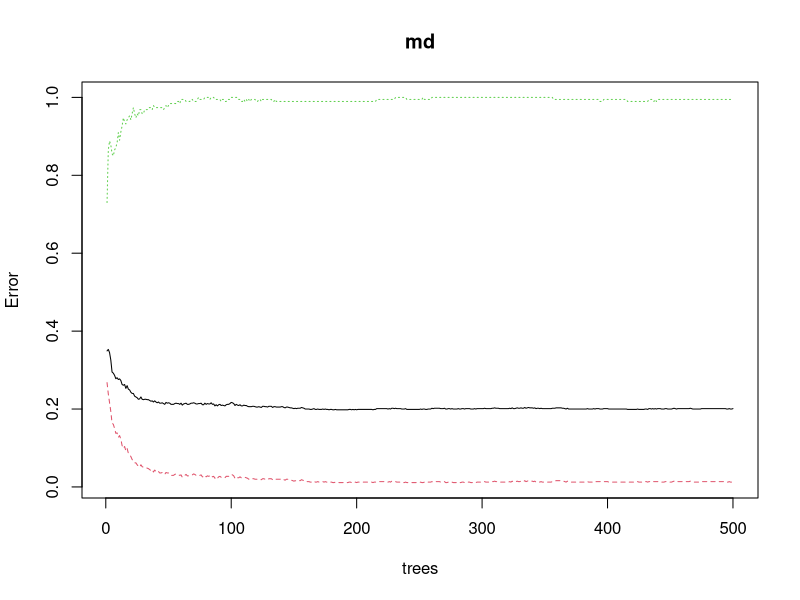
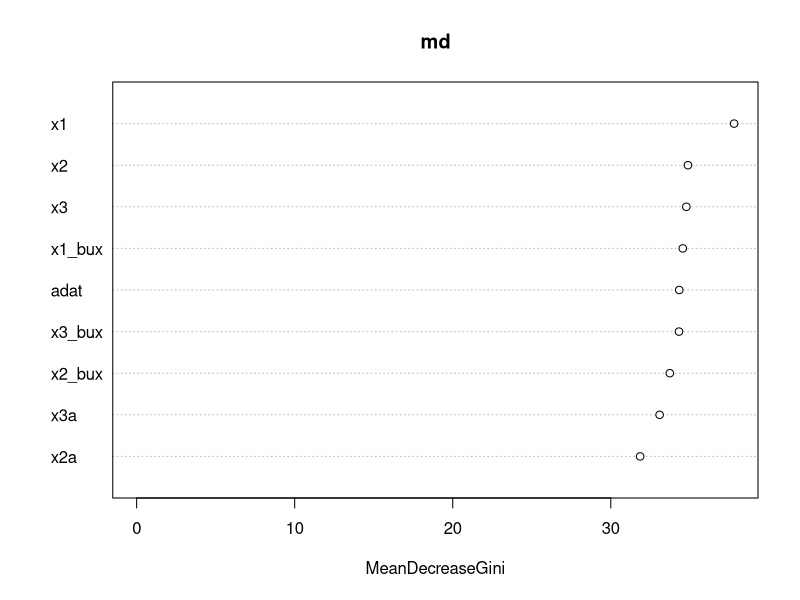

Here is the R script that generated these plots, in order: (Note: this script raises an error after producing the figures.)
library(data.table)
library(randomForest)

#https://www.bet.hu/oldalak/adatletoltes
#otp, mol, any, fhb, mtelekom

adat <- data.table(fread('historikus_2012_03_22__2017_03_21_.csv'))

adat <- adat[,c(1,2,6,7), with=F]
names(adat) <- c('ticker','date','close', 'amount')
adat$date <-as.Date(adat$date, format = "%Y.%m.%d") 
adat <- adat[, valtozas1:=(close/shift(close, 1L, type = "lag")-1)*100, by=ticker ]



bux <- data.table(fread('historikus_bux_2012_03_22__2017_03_21_.csv'))
bux <- bux[, c(2,6)]
names(bux)<- c('date', 'bux')
bux$date <-as.Date(bux$date, format = "%Y.%m.%d") 
bux <- bux[, bux_valt:=(bux/shift(bux, 1L, type = "lag")-1)*100 ]
bux<- bux[, c(1,3)]


adat <- merge(adat, bux, by='date')
adat <- adat[complete.cases(adat)]
setorder(adat, ticker, date)
adat <- adat[ticker=="OTP",]
adat <- adat[,-2]


train_df <-data.frame() 

for(i in 4:nrow(adat)){
  t<- data.frame(x3=adat$valtozas1[i-3], x3a=adat$amount[i-3],x2=adat$valtozas1[i-2], x2a=adat$amount[i-2],
                 x1=adat$valtozas1[i-1], adat=adat$amount[i-1], x3_bux=adat$bux_valt[i-3], 
                 x2_bux=adat$bux_valt[i-2], x1_bux=adat$bux_valt[i-1], target=adat$valtozas1[i])
  train_df <- rbind(train_df, t)
}


train_df$target <- ifelse(train_df$target>1.5, 1,0)
train_df$target <- as.factor(train_df$target)

md <- randomForest(target ~ ., data = train_df[1:1000,], ntree = 500)


md
plot(md)
phat <- predict(md, train_df[1000:1235,] )
f <- data.frame(train_df[1000:1235,]$target, phat)
names(f) <- c("act", "pred")
View(f)
varImpPlot(md)

d_mol_test <- adat[ti]
for(i in 4:nrow(adat)){
  t<- data.frame(x3=adat$valtozas1[i-3], x3a=adat$amount[i-3],x2=adat$valtozas1[i-2], x2a=adat$amount[i-2],
                 x1=adat$valtozas1[i-1], adat=adat$amount[i-1], x3_bux=adat$bux_valt[i-3], 
                 x2_bux=adat$bux_valt[i-2], x1_bux=adat$bux_valt[i-1], target=adat$valtozas1[i])
  train_df <- rbind(train_df, t)
}





# 
# my_match <- which(adat$valtozas1>2)
# 
# my_rows <-NULL 
# for(i in my_match){
#   t <-c(i-2,i-1, i) 
#   my_rows<- c(my_rows, t)
# }
# 
# 
# hasznos<- adat[my_rows,]
# mol <- hasznos[hasznos$ticker=='MOL',]





# 
# x2 <- NULL
# x1 <-NULL
# target <- NULL
# df_mol <-data.frame() 
# 
# for(i in seq(1,nrow(mol), by=3)){
#   t<- data.frame(x2=mol$valtozas1[i], x2a=mol$amount[i], x1=mol$valtozas1[i+1], x1a=mol$amount[i+1], target=mol$valtozas1[i+2])
#   df_mol <- rbind(df_mol, t)
# }
# 
# 
# mod1 <- lm(target~.,data = df_mol)
# 
# predict(mod1, x2=0.0, x2a = 43000, x1=0.2, x2a=3400 )
# 
# 
# 
# 
# 
# str(hasznos)
# 

